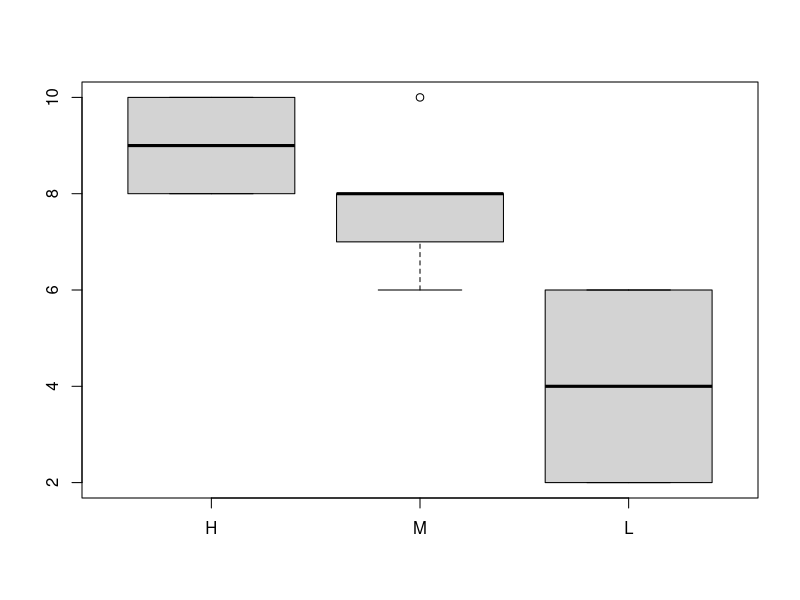

Write R code to recreate this figure.
## ---- chunk 1
env <- c("tidyverse")
lapply(env, library, character.only = 1)
## ---- chunk 2
testOrig <- tibble(
    H = c(10,9,8,9,10,8),
    M = c(8,10,6,7,8,8), 
    L = c(4,6,6,4,2,2) 
)
testOrig
## ---- chunk 3
boxplot(testOrig)
summary(testOrig)
## ---- chunk 4
testR <- pivot_longer( testOrig , cols = everything() ,
                       names_to = "type" ,
                       values_to = "level" )
testR$type <- as.factor( testR$type )
head( testR )
## ---- chunk 5
aovOut <- aov( level ~ type , data = testR )
summary( aovOut  )
## ---- chunk 6
TukeyHSD( aovOut )

